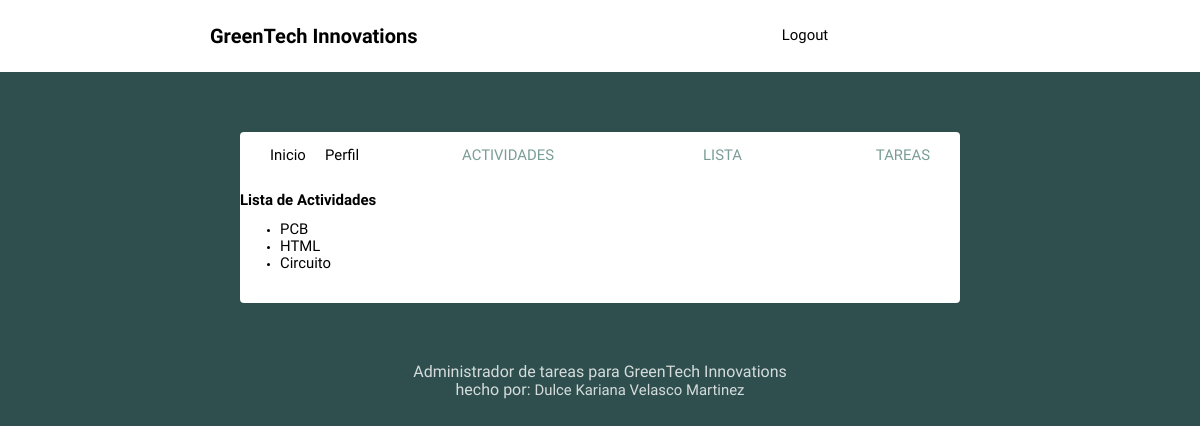
Screenshot of /actividad/create/ (signed in) with the database file from the repository.
### social/models.py (models this page shows)
class Actividad(models.Model):
    titulo = models.CharField(max_length=200)
    descripcion = models.TextField()
    fecha_inicio = models.DateTimeField()
    fecha_fin = models.DateTimeField()
    archivo_adjunto = models.FileField(upload_to='archivos/')
    estado = models.BooleanField(default=False)

### social/views.py (the view)
# urls.py: path('actividad/create/', views.actividad_create_view, name='actividad-create'),
@login_required
def actividad_create_view(request):
    form = ActividadForm(request.POST or None, request.FILES or None)
    if form.is_valid():
        actividad = form.save(commit=False)
        actividad.creador = request.user
        actividad.save()
        return redirect('actividad-detail', actividad_id=actividad.id)
    actividades = Actividad.objects.all()
    context = {
        'form': form,
        'actividades': actividades
    }
    return render(request, 'social/create.html', context)

### social/templates/social/create.html
{% extends 'social/layout.html' %}
{% block content %}
  <h2>Lista de Actividades</h2>
  {% if actividades %}
    <ul>
      {% for actividad in actividades %}
        <li>
          <a href="{% url 'actividad-detail' actividad.id %}">
            {{ actividad.titulo }}
          </a>
        </li>
      {% endfor %}
    </ul>
  {% else %}
    <p>No hay actividades disponibles.</p>
  {% endif %}
{% endblock %}

### social/static/style.css (style rules this page uses)
body { background: #2F4F4F; font-size: 62.5%; font-family: 'Varela Round', Helvetica, Arial, serif; }
a { font-size: .93rem; text-decoration: none; color: black; }

### rows the page displays
Actividad: titulo "PCB"
Actividad: titulo "HTML"
Actividad: titulo "Circuito"
